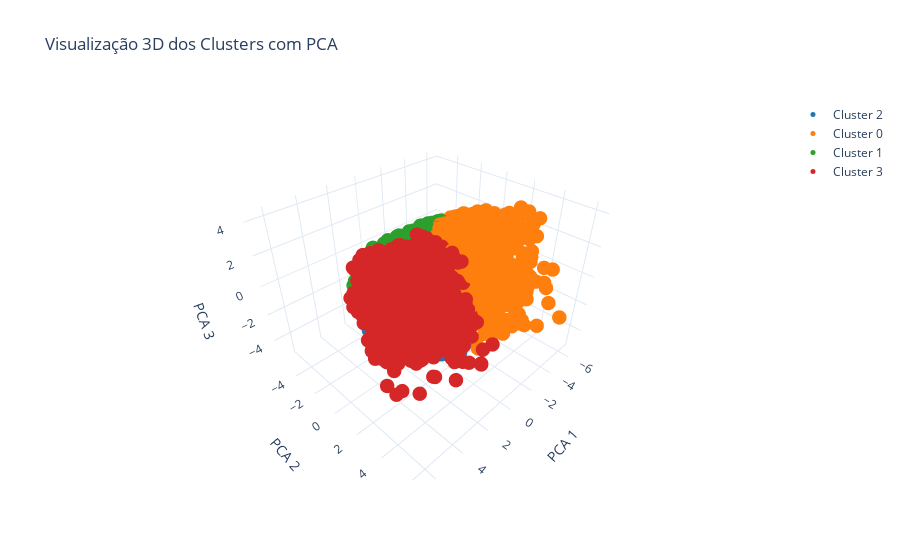

The code cell stored with this chart in its notebook:
### Code cell
pca = PCA(n_components=3)
X_pca = pca.fit_transform(X_scaled)
df_profile_m['pca1'] = X_pca[:, 0]
df_profile_m['pca2'] = X_pca[:, 1]
df_profile_m['pca3'] = X_pca[:, 2]

unique_clusters = df_profile_m['cluster'].unique()

# 3. Criar figura 3D
fig = go.Figure()

for i, cluster in enumerate(unique_clusters):
    cluster_data = df_profile_m[df_profile_m['cluster'] == cluster]
    fig.add_trace(go.Scatter3d(
        x=cluster_data['pca1'],
        y=cluster_data['pca2'],
        z=cluster_data['pca3'],
        mode='markers',
        name=f'Cluster {cluster}',
        marker=dict(size=5, color=DEFAULT_PLOTLY_COLORS[i]),
        hovertext=cluster_data.index.astype(str)
    ))

fig.update_layout(
    title='Visualização 3D dos Clusters com PCA',
    scene=dict(
        xaxis_title='PCA 1',
        yaxis_title='PCA 2',
        zaxis_title='PCA 3'
    ),
    template='plotly_white'
)

fig.show()

### Figure 1 — Plotly figure (JSON) as saved in the notebook; plotly's stock layout.template omitted (floating-point values rounded to 4 significant figures; data arrays with more than 128 entries replaced by an {"elided": "..."} marker saying what was removed)
{"data": [{"hovertext": {"elided": "3889 str values"}, "marker": {"color": "rgb(31, 119, 180)", "size": 5}, "mode": "markers", "name": "Cluster 2", "type": "scatter3d", "x": {"elided": "3889 float values"}, "y": {"elided": "3889 float values"}, "z": {"elided": "3889 float values"}}, {"hovertext": {"elided": "2961 str values"}, "marker": {"color": "rgb(255, 127, 14)", "size": 5}, "mode": "markers", "name": "Cluster 0", "type": "scatter3d", "x": {"elided": "2961 float values"}, "y": {"elided": "2961 float values"}, "z": {"elided": "2961 float values"}}, {"hovertext": {"elided": "4992 str values"}, "marker": {"color": "rgb(44, 160, 44)", "size": 5}, "mode": "markers", "name": "Cluster 1", "type": "scatter3d", "x": {"elided": "4992 float values"}, "y": {"elided": "4992 float values"}, "z": {"elided": "4992 float values"}}, {"hovertext": {"elided": "2983 str values"}, "marker": {"color": "rgb(214, 39, 40)", "size": 5}, "mode": "markers", "name": "Cluster 3", "type": "scatter3d", "x": {"elided": "2983 float values"}, "y": {"elided": "2983 float values"}, "z": {"elided": "2983 float values"}}], "layout": {"scene": {"xaxis": {"title": {"text": "PCA 1"}}, "yaxis": {"title": {"text": "PCA 2"}}, "zaxis": {"title": {"text": "PCA 3"}}}, "title": {"text": "Visualização 3D dos Clusters com PCA"}}}
